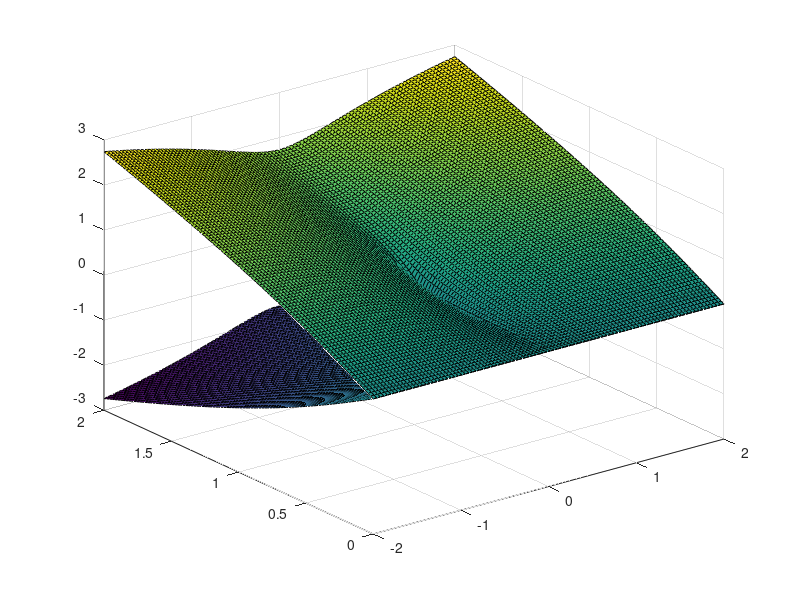

This figure's MATLAB source: (Note: this script raises an error after producing the figure.)
% 固定パラメータの設定
Gamma_plus = 0; % 自然減衰率の和 (定数)
Omega_plus = 0; % 角周波数の和 (定数)
kappa = 1.0; % 結合係数

% 変数範囲の設定
Omega_minus_range = linspace(-4.0, 4.0, 100); % 角周波数の差の範囲
Gamma_minus_range = linspace(0, 4.0, 100); % 自然減衰率の差の範囲

% 角周波数の差と自然減衰率の差を1/2にしたもの
Omega_minus_half_range = Omega_minus_range / 2;
Gamma_minus_half_range = Gamma_minus_range / 2;

% 固有値の実部を格納するための配列
lambda1_real_part = zeros(length(Gamma_minus_half_range), length(Omega_minus_half_range));
lambda2_real_part = zeros(length(Gamma_minus_half_range), length(Omega_minus_half_range));

% 固有値の虚部を格納するための配列
lambda1_imag_part = zeros(length(Gamma_minus_half_range), length(Omega_minus_half_range));
lambda2_imag_part = zeros(length(Gamma_minus_half_range), length(Omega_minus_half_range));

% 固有値の計算
for i = 1:length(Gamma_minus_half_range)
    for j = 1:length(Omega_minus_half_range)
        Gamma_minus_half = Gamma_minus_half_range(i);
        Omega_minus_half = Omega_minus_half_range(j);
        
        % ルートの中身を計算
        inside_sqrt = (2*Gamma_minus_half)^2 - (2*Omega_minus_half)^2 - 4*kappa^2 - 4*1i*(2*Gamma_minus_half)*(2*Omega_minus_half);
        
        % 固有値の計算
        sqrt_term = sqrt(inside_sqrt);
        lambda1 = (Gamma_plus/2) - 1i*(Omega_plus/2) + (sqrt_term/2);
        lambda2 = (Gamma_plus/2) - 1i*(Omega_plus/2) - (sqrt_term/2);
        
        % 実部を保存
        lambda1_real_part(i, j) = real(lambda1); % lambda1の実部を使用
        lambda2_real_part(i, j) = real(lambda2); % lambda2の実部を使用

        % 虚部を保存
        lambda1_imag_part(i, j) = imag(lambda1); % lambda1の虚部を使用
        lambda2_imag_part(i, j) = imag(lambda2); % lambda2の虚部を使用
    end
end

% メッシュグリッドの作成
[Omega_minus_half_mesh, Gamma_minus_half_mesh] = meshgrid(Omega_minus_half_range, Gamma_minus_half_range);

% 実部のグラフ
figure;

% プロット lambda1の実部
surf1 = surf(Omega_minus_half_mesh, Gamma_minus_half_mesh, lambda1_real_part);
hold on;

% プロット lambda2の実部
surf2 = surf(Omega_minus_half_mesh, Gamma_minus_half_mesh, lambda2_real_part);

% カラーマップの設定
colormap('parula');

% グラフの装飾
xlabel('Omega diffirence (rad/s)');
ylabel('Gamma diffirence');
zlabel('Real part of Eigenvalue');
title('Real Part of Eigenvalues');
colorbar;

% 凡例の追加
legend([surf1, surf2], {'\lambda_1 Real Part', '\lambda_2 Real Part'}, 'Color', 'white');
hold off;

% 虚部のグラフ
figure;

% プロット lambda1の虚部
surf3 = surf(Omega_minus_half_mesh, Gamma_minus_half_mesh, lambda1_imag_part);
hold on;

% プロット lambda2の虚部
surf4 = surf(Omega_minus_half_mesh, Gamma_minus_half_mesh, lambda2_imag_part);

% カラーマップの設定
colormap('parula');

% グラフの装飾
xlabel('Omega diffirence (rad/s)');
ylabel('Gamma difference');
zlabel('Imaginary part of Eigenvalue');
title('Imaginary Part oigenvalues');
colorbar;

% 凡例の追加
legend([surf3, surf4], {'\lambda_1 Imaginary Part', '\lambda_2 Imaginary Part'}, 'Color', 'white');
hold off;
